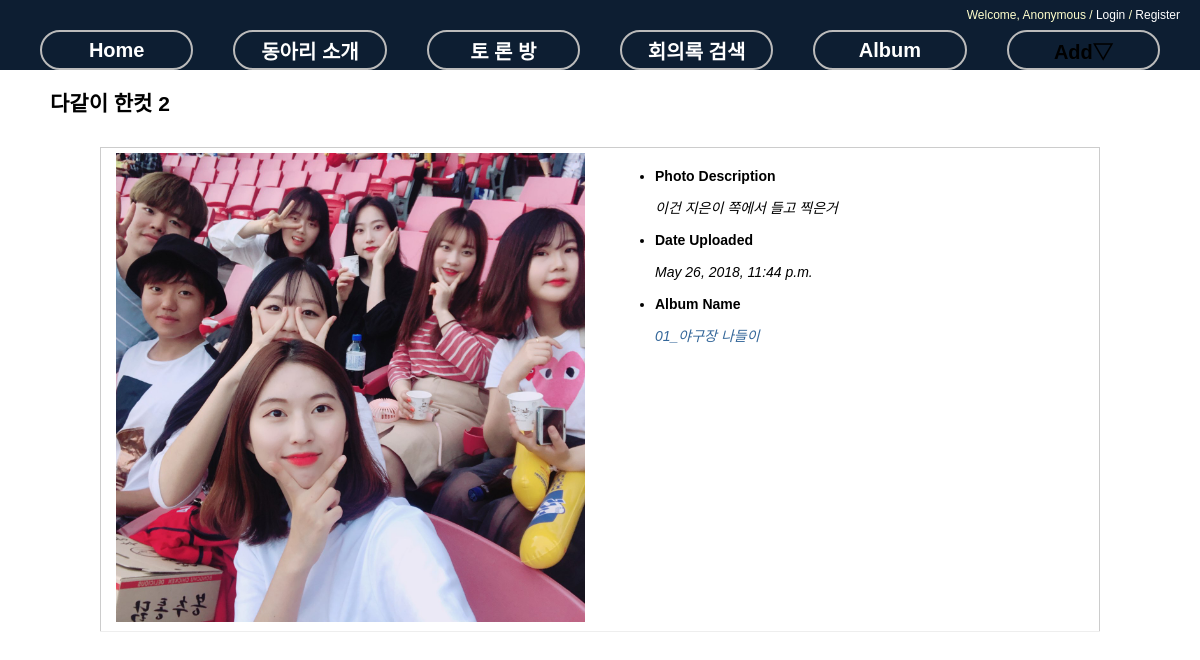
Screenshot of /photo/photo/82/ with the database file from the repository.
### photo/models.py (models this page shows, shortened)
@python_2_unicode_compatible
class Photo(models.Model):
    album = models.ForeignKey(Album)
    title = models.CharField(max_length=50)
    image = ThumbnailImageField(upload_to='photo/%Y/%m')
    description = models.TextField('Photo Description', blank=True)
    upload_date = models.DateTimeField('Upload Date', auto_now_add=True)
    owner = models.ForeignKey(User, null=True)
    class Meta:
        ordering = ['title']

@python_2_unicode_compatible
class Album(models.Model):
    name = models.CharField(max_length=50)
    description = models.CharField('One Line Description', max_length=100, blank=True)
    owner = models.ForeignKey(User, null=True)
    class Meta:
        ordering = ['name']

### photo/views.py (the view)
# urls.py: url(r'^photo/(?P<pk>\d+)/$', PhotoDV.as_view(), name='photo_detail'),
class PhotoDV(DetailView):
    model = Photo

### photo/templates/photo/photo_detail.html (shortened to what this page needs)
{% extends "base.html" %}
{% load staticfiles %}
{% block extrastyle %}{% static "photo/photo.css" %}{% endblock %}
{% block content %}
<div id="content">
    <h2>{{ object.title }}</h2>
    <table class="photo-detail">
    <tr>
    <td>
        <a href="{{ object.image.url }}">
        <img style="max-width:100%" src="{{ object.image.url }}" />
        </a>
    </td>
    <td>
    <ul>
        <li>Photo Description</li>
        {% if object.description %}<p>{{ object.description|linebreaks }}</p>
        {% else %}<p>(blank)</p>{% endif %}
        <li>Date Uploaded</li>
        <p>{{ object.upload_date }}</p>
        <li>Album Name</li>
        <p><a href="{% url 'photo:album_detail' object.album.id %}">{{ object.album.name }}</a></p>
    </ul>
    </td>
    </tr></table>
</div>
{% endblock %}

### static/css/base.css (style rules this page uses)
body { font-family: "Lucida Grande", Verdana, Arial, sans-serif; font-size: 14px; }
div#content { position: absolute; top: 70px; left: 50px; right: 50px; }
a:link, a:visited { color: #369; text-decoration: none; }
table { border-collapse: collapse; }
td, th { line-height: 18px; border-bottom: 1px solid #eee; vertical-align: top; padding: 5px 15px; font-family: "Lucida Grande", Verdana, Arial, sans-serif; }

### photo/static/photo/photo.css (style rules this page uses)
table.photo-detail { margin: 30px 50px 0 50px; border: 1px solid #ccc; }
table.photo-detail td { width: 50%; }
table.photo-detail ul li { font-weight: bold; }
table.photo-detail ul p { font-style: italic; }

### rows the page displays
Photo: title "다같이 한컷 2", image (picture), description "이건 지은이 쪽에서 들고 찍은거", upload_date "May 26, 2018, 11:44 p.m.", album.name "01_야구장 나들이"
